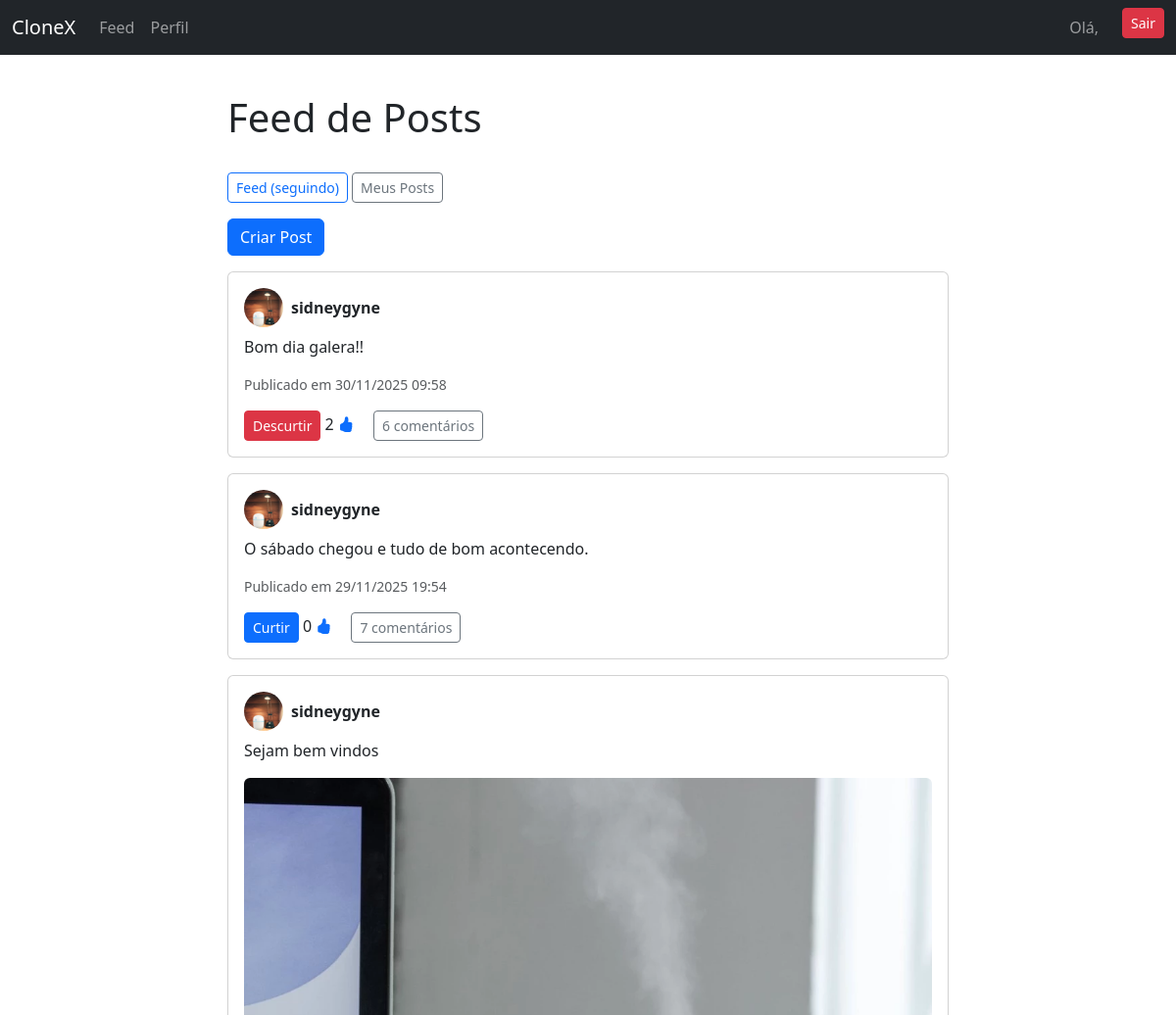
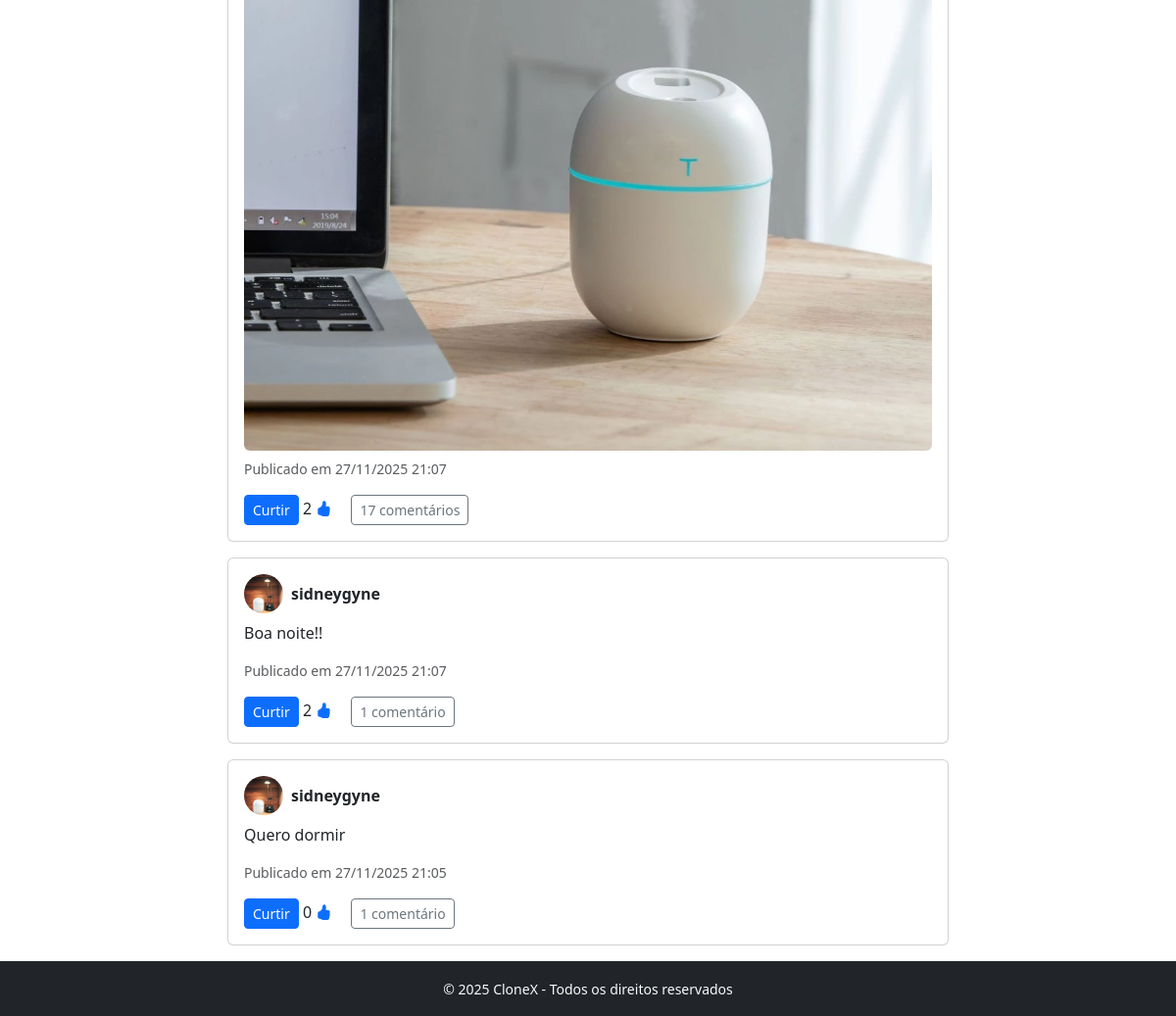
/feed/ (signed in), run on the app's committed database (2 pictures, top to bottom).
### social/models.py (models this page shows)
class Post(models.Model):
    author = models.ForeignKey(User, on_delete=models.CASCADE, related_name="posts")
    content = models.CharField(max_length=280)
    image = models.ImageField(upload_to="posts/", blank=True, null=True)
    created_at = models.DateTimeField(auto_now_add=True)

### accounts/models.py (models this page shows, shortened)
class Profile(models.Model):
    user = models.OneToOneField(User, on_delete=models.CASCADE, related_name="profile")
    display_name = models.CharField(max_length=100, blank=True)
    avatar = models.ImageField(upload_to="avatars/", blank=True, null=True)
    bio = models.CharField(max_length=160, blank=True)
    created_at = models.DateTimeField(auto_now_add=True)

### social/views.py (the view)
# urls.py: path("feed/", feed, name="feed"),           # feed e comentários HTML
@login_required
def feed(request):
    if request.method == "POST":
        form = PostForm(request.POST, request.FILES)
        if form.is_valid():
            post = form.save(commit=False)
            post.author = request.user
            post.save()
            return redirect("feed")
    else:
        form = PostForm()
    following_users = Follow.objects.filter(follower=request.user).values_list("following", flat=True)
    posts = Post.objects.filter(author__in=following_users).order_by("-created_at")
    liked_posts = Like.objects.filter(user=request.user).values_list("post_id", flat=True)
    return render(request, "feed.html", {
        "posts": posts,
        "form": form,
        "liked_posts": liked_posts,
    })

### templates/feed.html (shortened to what this page needs)
{% extends "base.html" %} {% load static %} {% block content %}
<h1 class="pb-4 pt-3">Feed de Posts</h1>
<div class="mb-3">
  <a href="{% url 'feed' %}" class="btn btn-outline-primary btn-sm"
    >Feed (seguindo)</a
  >
  <a href="{% url 'my-posts' %}" class="btn btn-outline-secondary btn-sm"
    >Meus Posts</a
  >
</div>
<button
  class="btn btn-primary mb-3"
  data-bs-toggle="modal"
  data-bs-target="#novoPostModal"
>
  Criar Post
</button>
{% for post in posts %}
<div class="card mb-3">
  <div class="card-body">
    <div class="d-flex align-items-center mb-2">
      {% if post.author.profile.avatar %}
      <img
        src="{{ post.author.profile.avatar.url }}"
        width="40"
        height="40"
        class="rounded-circle me-2"
      />
      {% endif %}
      <strong>{{ post.author.username }}</strong>
    </div>
    <p>{{ post.content }}</p>
    {% if post.image %}
    <img src="{{ post.image.url }}" class="img-fluid rounded mb-2" />
    {% endif %}
    <p class="text-muted small">
      Publicado em {{ post.created_at|date:"d/m/Y H:i" }}
    </p>
    <form
      method="post"
      action="{% url 'toggle-like' post.id %}"
      class="like-form d-inline"
      data-post-id="{{ post.id }}"
    >
      {% csrf_token %} {% if post.id in liked_posts %}
      <button type="submit" class="btn btn-sm btn-danger">Descurtir</button>
      {% else %}
      <button type="submit" class="btn btn-sm btn-primary">Curtir</button>
      {% endif %}
    </form>
    <span id="likes-count-{{ post.id }}">
      <span class="like-number">{{ post.likes.count }}</span>
      <i class="bi bi-hand-thumbs-up-fill text-primary"></i>
    </span>
    <a
      href="{% url 'comments' post.id %}"
      class="btn btn-sm btn-outline-secondary ms-3"
    >
      {% if post.comments.count == 0 %}
  Nenhum comentário
{% else %}
  {{ post.comments.count }} comentário{{ post.comments.count|pluralize:"s" }}
{% endif %}
    </a>
  </div>
</div>
{% empty %}
<p>Nenhum post encontrado.</p>
{% endfor %} {% endblock %}

### templates/base.html (style rules this page uses)
html, body { height: 100%; margin: 0; }
body { display: flex; flex-direction: column; min-height: 100vh; }

### data on the page
Post: author.profile.avatar (picture), author.username "sidneygyne", content "Bom dia galera!!", created_at "30/11/2025 09:58", shows "Descurtir", likes.count "2", comments.count "6"
Post: author.profile.avatar (picture), author.username "sidneygyne", content "O sábado chegou e tudo de bom acontecendo.", created_at "29/11/2025 19:54", shows "Curtir", likes.count "0", comments.count "7"
Post: author.profile.avatar (picture), author.username "sidneygyne", content "Sejam bem vindos", image (picture), created_at "27/11/2025 21:07", shows "Curtir", likes.count "2", comments.count "17"
Post: author.profile.avatar (picture), author.username "sidneygyne", content "Boa noite!!", created_at "27/11/2025 21:07", shows "Curtir", likes.count "2", comments.count "1"
Post: author.profile.avatar (picture), author.username "sidneygyne", content "Quero dormir", created_at "27/11/2025 21:05", shows "Curtir", likes.count "0", comments.count "1"
